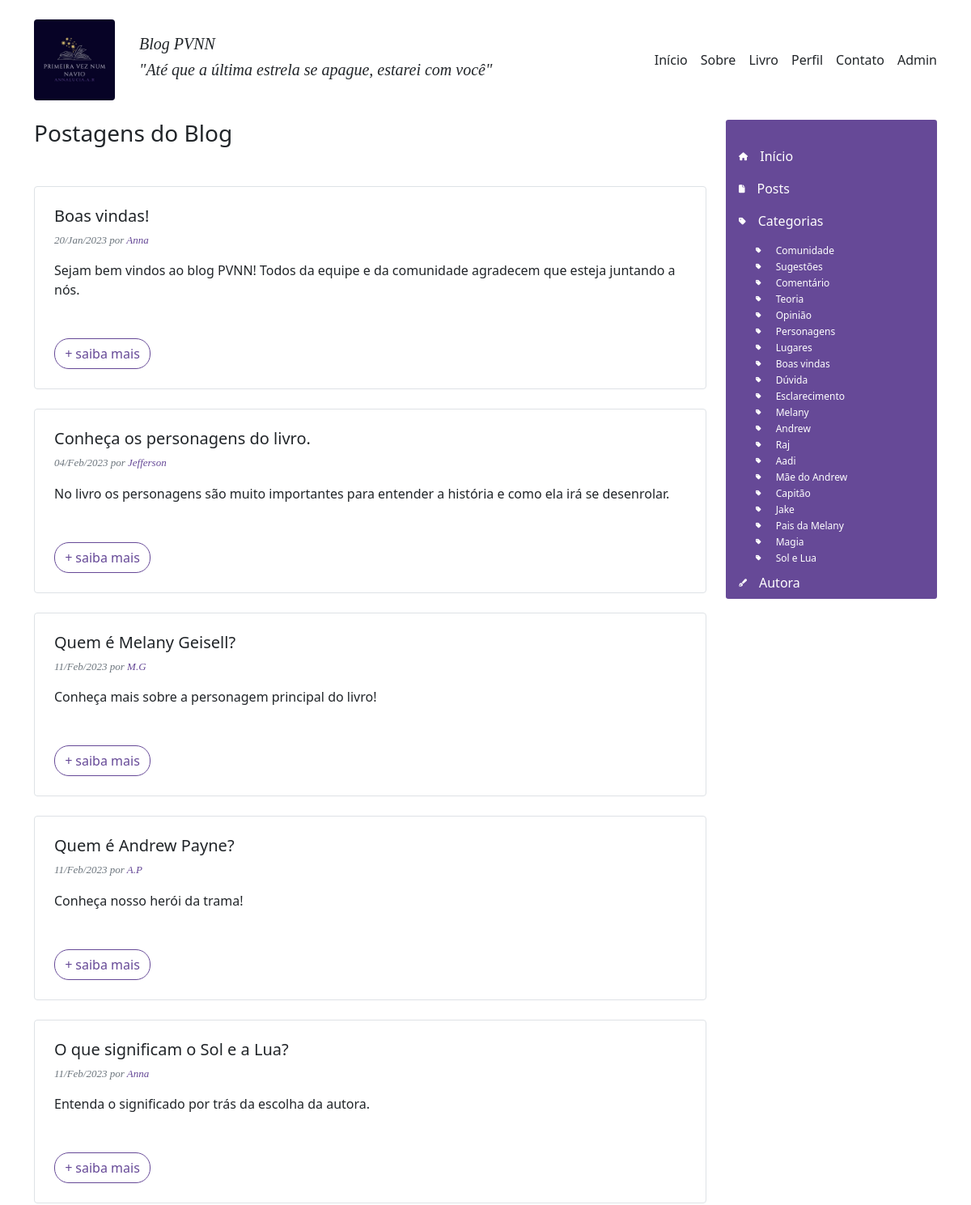
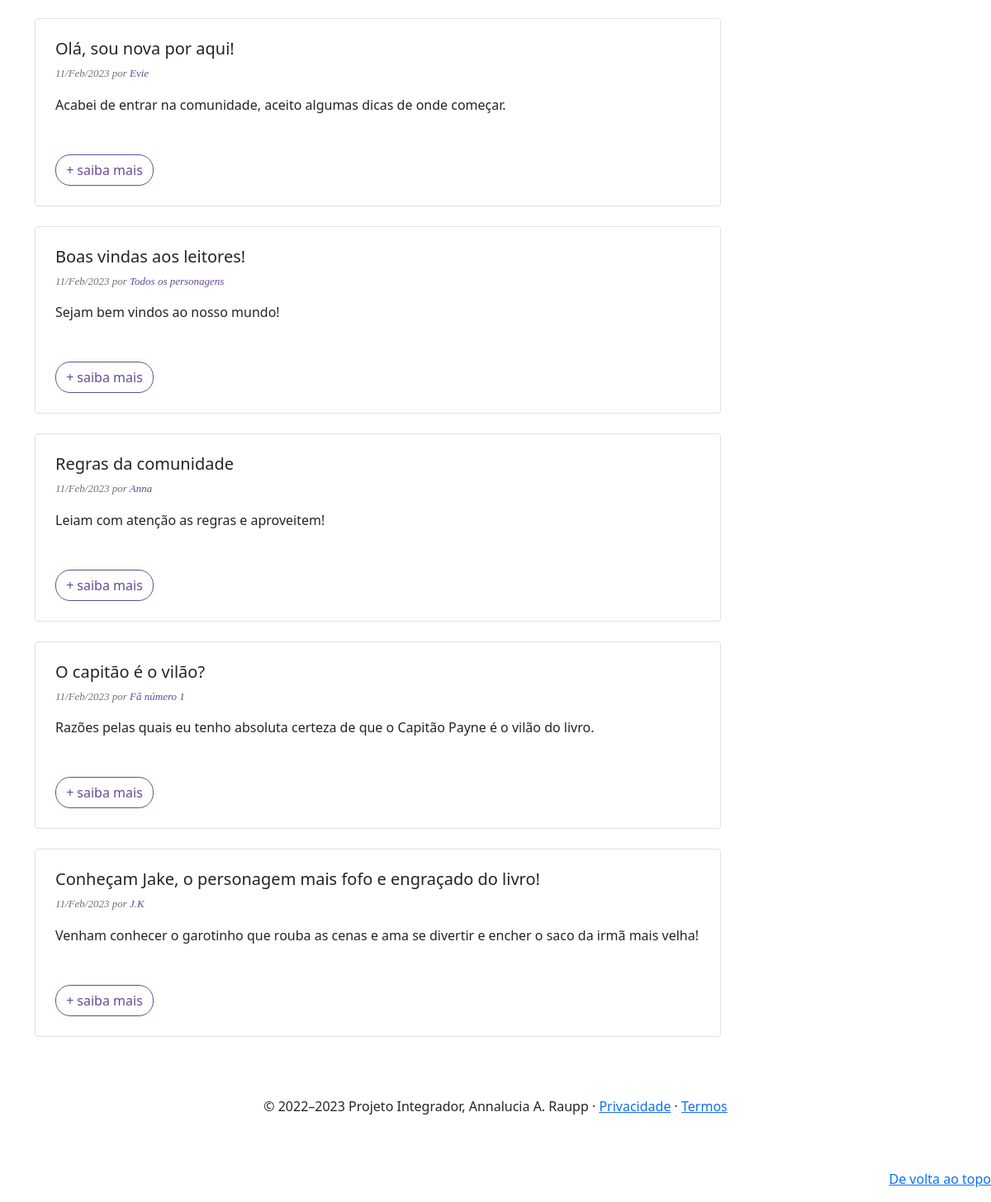
/app/controllers/BlogController.php?action=page_posts, run on the app's committed database (2 pictures, top to bottom).
### tables this page shows
CREATE TABLE `postagens` (
  `idPosts` int(4) NOT NULL,
  `titulo` text NOT NULL,
  `autor` varchar(50) DEFAULT NULL,
  `resumo` tinytext NOT NULL,
  `texto` longtext,
  `data` datetime NOT NULL DEFAULT CURRENT_TIMESTAMP,
  `idCategoria` int(11) NOT NULL
);

CREATE TABLE `categorias` (
  `idCategory` int(4) NOT NULL,
  `tag` varchar(45) NOT NULL
);

### app/repository/PostsRepository.php (called while the page is built, shortened)
<?php
    require_once __DIR__ . "/../connection/Connection.php";
    class PostsRepository {
        public $conn;
        function __construct()
        {
            $this->conn = Connection::getConnection();
        }
        public function findAll(): array {
            $table = $this->conn->query("SELECT * FROM postagens");
            $posts  = $table->fetchAll(PDO::FETCH_ASSOC);
            return $posts;
        }
    }

### app/connection/Connection.php (called while the page is built)
<?php
class Connection {
    private static $host = "localhost";
    private static $dbname = "pvnn";
    private static $user = "root";
    private static $password = "";
    private static $conn = null;
    public static function getConnection(): PDO {
        if(self::$conn == null) {
            try {
                self::$conn = new PDO("mysql:host=" . self::$host . ";charset=utf8;dbname=" . self::$dbname,
                self::$user,
                self::$password);
                self::$conn->setAttribute(PDO::ATTR_ERRMODE, PDO::ERRMODE_EXCEPTION);
            } catch(Exception $e) {
                print("Erro ao conectar com o banco de dados");
            }
        }
        return self::$conn;
    }
}

### app/repository/CategoryRepository.php (called while the page is built, shortened)
<?php
    require_once __DIR__ . "/../connection/Connection.php";
    class CategoryRepository {
        public $conn;
        function __construct()
        {
            $this->conn = Connection::getConnection();
        }
        public function findAll(): array {
            $table = $this->conn->query("SELECT * FROM categorias");
            $categorias  = $table->fetchAll(PDO::FETCH_ASSOC);
            return $categorias;
        }
    }

### app/views/blog/posts.php (the view, shortened to what this page needs)
<?php include "header.php"; ?>
<div id="posts" class="container ">
  <div class="row">
    <div class="main-content col-9">
        <?php if (isset($_GET['category']) ) : ?>
          <h3 class="mb-5">Postagens da categoria "<?= $_GET['category'] ?>"</h3>
        <?php else: ?>
          <h3 class="mb-5">Postagens do Blog</h3>
        <?php endif; ?>
      <?php foreach ($data['posts'] as $post) : ?>
        <?php $dataFormatada = new DateTime($post['data']); ?>
        <article class="blog-post">
          <div class="border rounded mb-4 p-4">
            <h5 class="blog-post-title"><?= $post['titulo']; ?></h5>
            <p class="data-autor mb-3 text-muted">
                <?= $dataFormatada->format('d/M/Y'); ?> por
                <a href="#" class="data-autor"><?= $post['autor']; ?></a>
            </p>
            <?php if(isset($post['resumo'])): ?>
              <p><?= $post['resumo'] ?></p>
            <?php else: ?>
              <p><?= BlogController::resumir($post['texto'], 30) ?></p>
            <?php endif ?>
            <div class=".post-rodape mt-5 row">
              <div class="col-4">
                <a href="<?= $data['base_path'] ?>/app/controllers/BlogController.php?action=page_post&id_param=<?= $post['idPosts']?>" class="btn btn-outline-primary btn-round">
                  <i class="fa-thin fa-plus"></i> saiba mais</a>
              </div>
            </div>
          </div>
        </article>
      <?php endforeach; ?>
    </div>
    <?php include "menu_lateral.php"; ?>
  </div>
</div>
<?php include "footer.php"; ?>

### app/views/blog/menu_lateral.php
<div class="col-3">
  <nav class="menu-lateral rounded-1">
    <div class="pt-6">
      <ul class="nav column">
        <li class="nav-item">
          <a class="nav-link active" href="<?= $data['base_path']?>">
            <i class="fa-solid fa-house fa-2xs"></i>Início
          </a>
        </li>
        <li class="nav-item">
          <a class="nav-link active" href="<?= $data['base_path']?>/app/controllers/BlogController.php?action=page_posts">
            <i class="fa-solid fa-file fa-2xs"></i>Posts
          </a>
        </li>
        <li class="nav-item">
          <a class="nav-link active" href="#">
            <i class="fa-solid fa-tag fa-2xs"></i>Categorias
            <ul class="sublist">
              <?php foreach($data['categories'] as $category): ?>
                <li>
                    <a href="<?= $data['base_path']?>/app/controllers/BlogController.php?action=page_posts_category&category=<?= $category['tag']?>">
                      <i class="fa-solid fa-tag fa-2xs"></i> <?= $category['tag'] ?>
                    </a>
                </li>
              <?php endforeach; ?>
            </ul>
          </a>
        </li>
        <li class="nav-item">
          <a class="nav-link active" href="<?= $data['base_path']?>/app/controllers/BlogController.php?action=page_autora">
            <i class="fa-solid fa-pen-fancy fa-2xs"></i>Autora
          </a>
        </li>
      </ul>
    </div>
  </nav>
</div>

### public/assets/styles/blog.css (style rules this page uses)
.blog-post .data-autor, #post .data-autor { font-family: 'Times New Roman', Times, serif; font-size: 13px; font-style: italic; text-decoration: none; color: #664997; }
.menu-lateral { min-height: 400px; padding-top: 25px; background-color: #664997; }
.menu-lateral .nav-item { display: block; width: 100%; }
.menu-lateral .nav-item i { display: inline; margin-right: 15px; }
.menu-lateral .nav-item a { color: #fff; }
.sublist { margin-top: -25px; }
.sublist li { list-style: none; margin-left: 5px; font-size: 12px; line-height: 20px; color: #eee; }
.sublist li a { text-decoration: none; }
.btn-outline-primary { color: #664997; border-color: #664997; }
.btn-round { border-radius: 18px !important; }

### data on the page
postagens: titulo "Boas vindas!", data "20/Jan/2023", autor "Anna", resumo "Sejam bem vindos ao blog PVNN! Todos da equipe e da comunidade agradecem que esteja juntando a nós."
postagens: titulo "Conheça os personagens do livro.", data "04/Feb/2023", autor "Jefferson", resumo "No livro os personagens são muito importantes para entender a história e como ela irá se desenrolar."
postagens: titulo "Quem é Melany Geisell?", data "11/Feb/2023", autor "M.G", resumo "Conheça mais sobre a personagem principal do livro!"
postagens: titulo "Quem é Andrew Payne?", data "11/Feb/2023", autor "A.P", resumo "Conheça nosso herói da trama!"
postagens: titulo "O que significam o Sol e a Lua?", data "11/Feb/2023", autor "Anna", resumo "Entenda o significado por trás da escolha da autora."
postagens: titulo "Olá, sou nova por aqui!", data "11/Feb/2023", autor "Evie", resumo "Acabei de entrar na comunidade, aceito algumas dicas de onde começar."
postagens: titulo "Boas vindas aos leitores!", data "11/Feb/2023", autor "Todos os personagens", resumo "Sejam bem vindos ao nosso mundo!"
postagens: titulo "Regras da comunidade", data "11/Feb/2023", autor "Anna", resumo "Leiam com atenção as regras e aproveitem!"
postagens: titulo "O capitão é o vilão?", data "11/Feb/2023", autor "Fã número 1", resumo "Razões pelas quais eu tenho absoluta certeza de que o Capitão Payne é o vilão do livro."
postagens: titulo "Conheçam Jake, o personagem mais fofo e engraçado do livro!", data "11/Feb/2023", autor "J.K", resumo "Venham conhecer o garotinho que rouba as cenas e ama se divertir e encher o saco da irmã mais velha!"
categorias: tag "Comunidade"
categorias: tag "Sugestões"
categorias: tag "Comentário"
categorias: tag "Teoria"
categorias: tag "Opinião"
categorias: tag "Personagens"
categorias: tag "Lugares"
categorias: tag "Boas vindas"
categorias: tag "Dúvida"
categorias: tag "Esclarecimento"
categorias: tag "Melany"
categorias: tag "Andrew"
categorias: tag "Raj"
categorias: tag "Aadi"
categorias: tag "Mãe do Andrew"
categorias: tag "Capitão"
categorias: tag "Jake"
categorias: tag "Pais da Melany"
categorias: tag "Magia"
categorias: tag "Sol e Lua"
